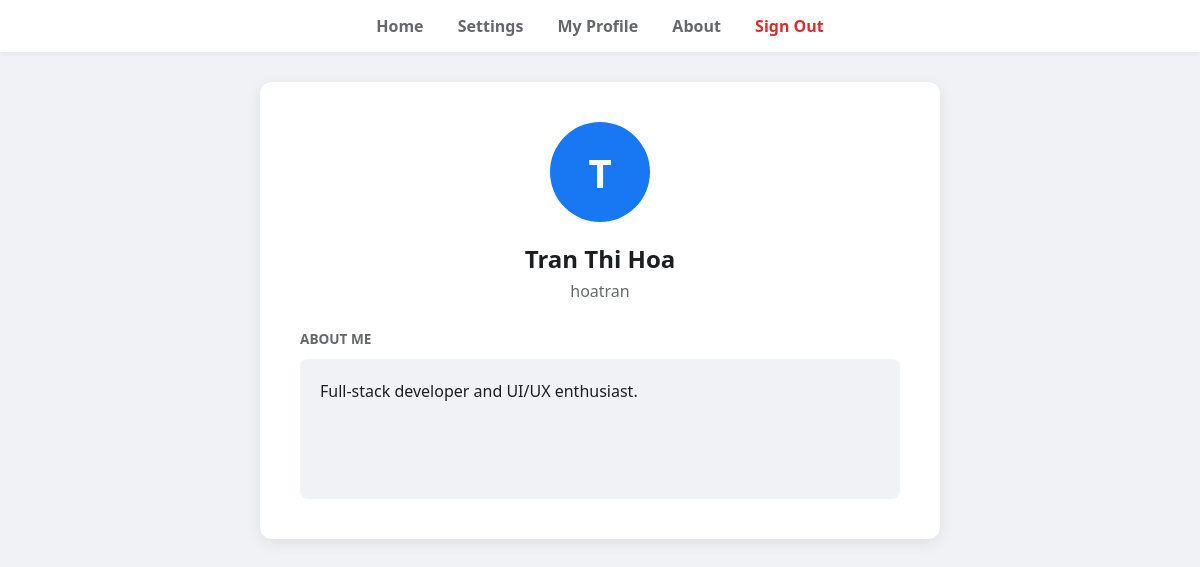
/socialnet/profile.php?owner=hoatran (signed in), run on the app's committed database.
### tables this page shows
CREATE TABLE `account` (
  `id` INT AUTO_INCREMENT PRIMARY KEY,
  `username` VARCHAR(50) NOT NULL UNIQUE,
  `fullname` VARCHAR(100) NOT NULL,
  `password` VARCHAR(255) NOT NULL,
  `description` TEXT
);

### socialnet/profile.php (the view, shortened to what this page needs)
<?php
$conn = mysqli_connect("localhost", "taidung", "123456", "socialnet");
$owner = isset($_GET['owner']) ? mysqli_real_escape_string($conn, $_GET['owner']) : $_SESSION['username'];
$sql = "SELECT username, fullname, description FROM account WHERE username = '$owner'";
$result = mysqli_query($conn, $sql);
$data = mysqli_fetch_assoc($result);
?>
<!DOCTYPE html>
<html lang="en">
<head>
    <link rel="stylesheet" href="style.css">
</head>
<body>
    <?php include 'menubar.php'; ?>
    <div class="profile-card">
        <div class="avatar-placeholder">
            <?php
                if (function_exists('mb_substr')) {
                    echo htmlspecialchars(mb_substr($data['fullname'], 0, 1, 'UTF-8'));
                } else {
                    echo htmlspecialchars(substr($data['fullname'], 0, 1));
                }
            ?>
        </div>
        <h2 style="margin-bottom: 5px;"><?php echo htmlspecialchars($data['fullname']); ?></h2>
        <p style="color: #65676b; margin-top: 0; margin-bottom: 25px;">
            <?php echo htmlspecialchars($data['username']); ?>
        </p>
        <div style="text-align: left;">
            <label style="font-weight: 600; color: #65676b; font-size: 0.85em; text-transform: uppercase;">About Me</label>
            <div class="description-box">
                <?php
                    if (!empty($data['description'])) {
                        echo nl2br(htmlspecialchars($data['description']));
                    } else {
                        echo "<span style='color: #999; font-style: italic;'>No description provided yet.</span>";
                    }
                ?>
            </div>
        </div>
    </div>
</body>
</html>

### socialnet/style.css (style rules this page uses)
body { font-family: 'Segoe UI', Tahoma, Geneva, Verdana, sans-serif; background-color: #f0f2f5; margin: 0; display: flex; flex-direction: column; align-items: center; color: #1c1e21; }
.profile-card { background: white; padding: 40px; border-radius: 12px; box-shadow: 0 4px 15px rgba(0,0,0,0.08); text-align: center; width: 100%; max-width: 600px; margin: 30px auto; }
.avatar-placeholder { width: 100px; height: 100px; background: #1877f2; color: white; font-size: 40px; font-weight: bold; display: flex; align-items: center; justify-content: center; border-radius: 50%; margin: 0 auto 20px; text-transform: uppercase; }
.description-box { background: #f0f2f5; padding: 20px; border-radius: 8px; min-height: 100px; text-align: left; margin-top: 10px; line-height: 1.6; }

### data on the page
account: fullname "T", fullname "Tran Thi Hoa", username "hoatran", description "Full-stack developer and UI/UX enthusiast."
